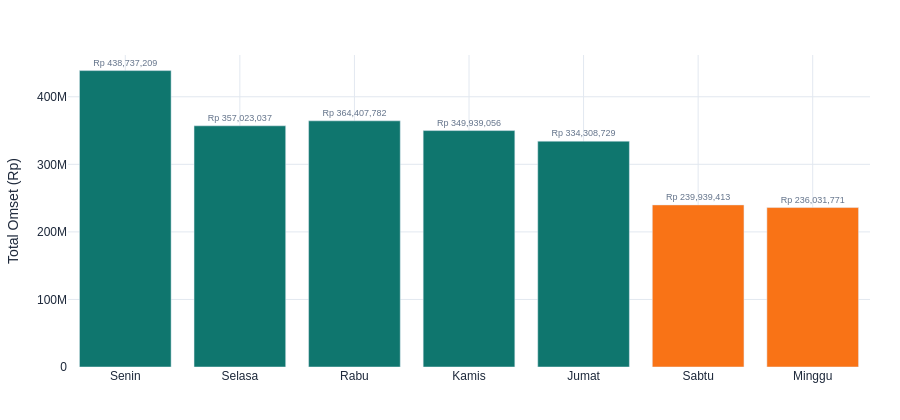

Here is the notebook cell this chart was saved with:
### Code cell
# 7. OMSET PER HARI DALAM SEMINGGU
dow_daily = df.groupby('Hari')['Omset'].sum().reindex(day_order).reset_index()
dow_colors = [COLORS['primary']] * 5 + [COLORS['accent_coral']] * 2

fig7 = px.bar(dow_daily, x='Hari', y='Omset', labels={'Omset': 'Total Omset (Rp)', 'Hari': ''})
fig7.update_traces(marker_color=dow_colors, texttemplate='Rp %{y:,.0f}',
                   textposition='outside', textfont_size=9, textfont_color=COLORS['text_muted'])
fig7.update_layout(yaxis=dict(zeroline=False))
styled(fig7, 420)
fig7.show()
save(fig7, '07_omset_per_hari')

### Figure 1 — Plotly figure (JSON) as saved in the notebook; plotly's stock layout.template omitted (floating-point values rounded to 4 significant figures)
{"data": [{"hovertemplate": "=%{x}<br>Total Omset (Rp)=%{y}<extra></extra>", "legendgroup": "", "marker": {"color": ["#0F766E", "#0F766E", "#0F766E", "#0F766E", "#0F766E", "#F97316", "#F97316"], "pattern": {"shape": ""}}, "name": "", "orientation": "v", "showlegend": false, "textfont": {"color": "#64748B", "size": 9}, "textposition": "outside", "texttemplate": "Rp %{y:,.0f}", "type": "bar", "x": ["Senin", "Selasa", "Rabu", "Kamis", "Jumat", "Sabtu", "Minggu"], "xaxis": "x", "y": [438737209, 357023037, 364407782, 349939056, 334308729, 239939413, 236031771], "yaxis": "y"}], "layout": {"barmode": "relative", "font": {"color": "#1E293B", "family": "Arial, Helvetica, sans-serif", "size": 12}, "height": 420, "legend": {"tracegroupgap": 0}, "margin": {"b": 40, "l": 50, "r": 30, "t": 55}, "paper_bgcolor": "white", "plot_bgcolor": "white", "title": {"font": {"color": "#1E293B", "family": "Arial, Helvetica, sans-serif", "size": 15}, "x": 0, "xanchor": "left"}, "width": 900, "xaxis": {"anchor": "y", "domain": [0.0, 1.0], "gridcolor": "#E2E8F0", "title": {"text": ""}, "zeroline": false}, "yaxis": {"anchor": "x", "domain": [0.0, 1.0], "gridcolor": "#E2E8F0", "title": {"text": "Total Omset (Rp)"}, "zeroline": false}}}
